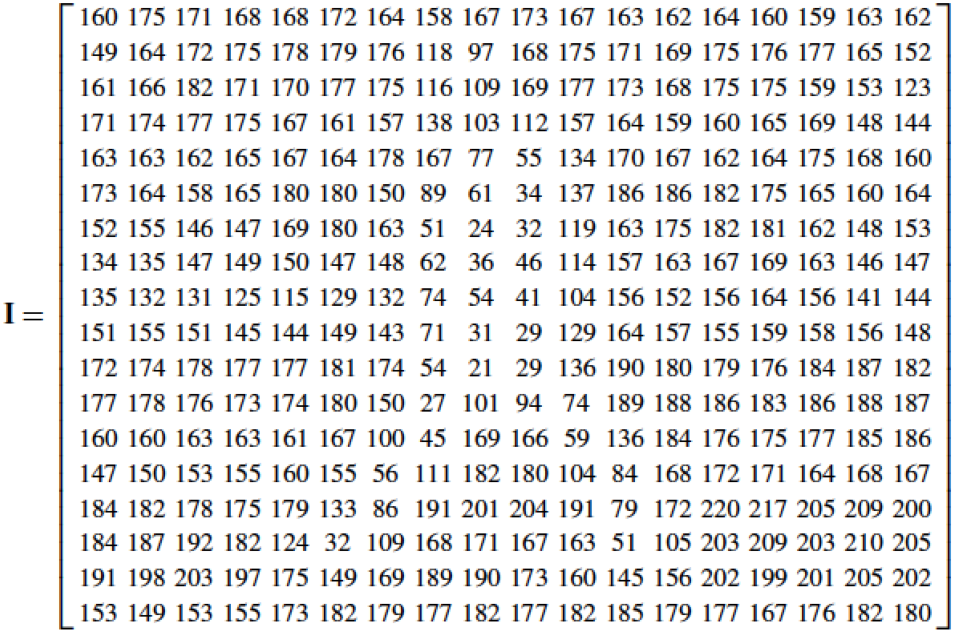
#> input picture assets/ill-posed/input-pixel-values.png, 1908 x 1265 px (shown at 1/2 size)
$ python make_figures.py ../ill-posed/input-pixel-values.png ../ill-posed/input-what-we-see.png
#> lines starting #> are read from the running program, lines starting #| are printed output that depends on the picture
"""Figures for metamers.html. Run: python make_figures.py <crop.jpg> <cone_csv>

<crop.jpg>  day02/assets/one-photo/crop.jpg (Shixart1985, CC BY 2.0; see SOURCES.md)
<cone_csv>  Stockman & Sharpe (2000) 2-deg cone fundamentals, linear energy, 5 nm:
            http://www.cvrl.org/database/data/cones/linss2_10e_5.csv

Writes coffee.jpg (the photo), coffee-pixels.jpg (pixels shuffled: same histogram),
coffee-spectrum.jpg (phase scrambled: same amplitude spectrum) and cones.json (L, M, S at 5 nm)."""
import json, sys
import numpy as np
from PIL import Image

crop, cones = sys.argv[1], sys.argv[2]
rng = np.random.default_rng(0)
img = Image.open(crop).convert('RGB').resize((320, 320), Image.LANCZOS)
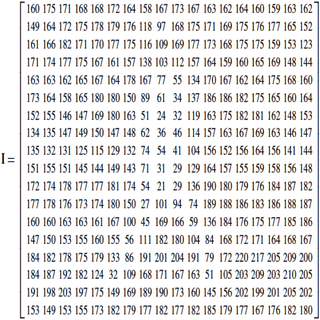
#> img: PIL image 320x320 RGB; mean R, G, B 226.4, 226.3, 226.7
x = np.asarray(img).astype(float)
img.save('coffee.jpg', quality=90)

# 1. Same pixels, shuffled: identical histogram (first-order statistics).
flat = x.reshape(-1, 3)
Image.fromarray(flat[rng.permutation(len(flat))].reshape(x.shape).astype(np.uint8)).save('coffee-pixels.jpg', quality=90)
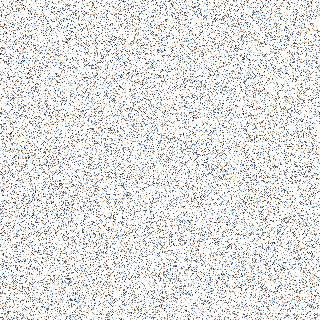
#> saved as coffee-pixels.jpg: PIL image 320x320 RGB; mean R, G, B 226.4, 226.3, 226.7

# 2. Same amplitude spectrum, random phase (second-order statistics); one phase for all channels.
phase = np.angle(np.fft.fft2(rng.standard_normal(x.shape[:2])))
out = np.empty_like(x)
for c in range(3):
    F = np.fft.fft2(x[..., c])
    o = np.real(np.fft.ifft2(np.abs(F) * np.exp(1j * phase)))
    out[..., c] = (o - o.mean()) / o.std() * x[..., c].std() + x[..., c].mean()   # keep each channel's mean and contrast
#> this loop made 3 passes
#> pass 1, `o = np.real(np.fft.ifft2(np.abs(F) * np.exp(1j * phase)))`:
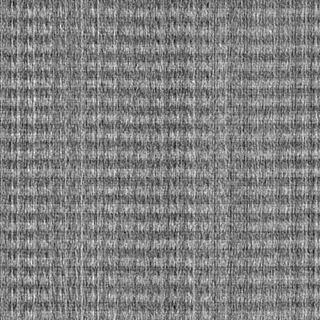
#> o: shape (320, 320) float64; min -459.9, max 1.67, mean -226.4; drawn with min black and max white
Image.fromarray(np.clip(out, 0, 255).astype(np.uint8)).save('coffee-spectrum.jpg', quality=90)
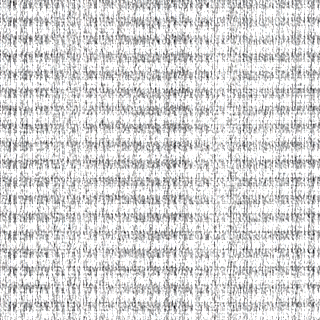
#> saved as coffee-spectrum.jpg: PIL image 320x320 RGB; mean R, G, B 215.6, 215.5, 216.1

# 3. Cone fundamentals for the color mixer, 390-780 nm.
#> (the run stopped early here; a loop or call above may not have finished)

$ run again, on assets/ill-posed/line-drawing-ambiguity-nocaption.png
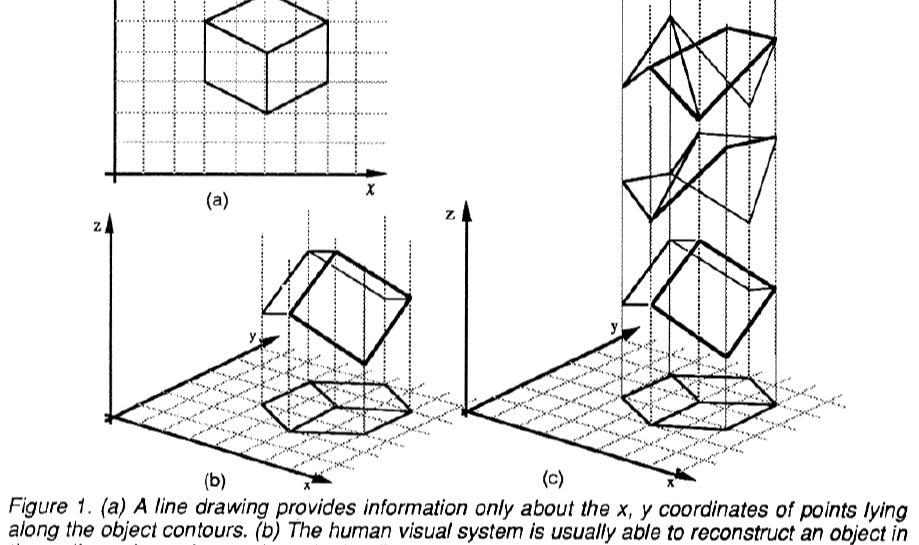
#> input picture assets/ill-posed/line-drawing-ambiguity-nocaption.png, 919 x 545 px
#> the loop `for c in range(3):` made 3 passes
#> pass 1, `o = np.real(np.fft.ifft2(np.abs(F) * np.exp(1j * phase)))`:
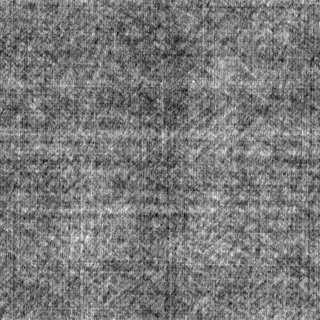
#> o: shape (320, 320) float64; min -445.4, max -6.61, mean -236; drawn with min black and max white
#> `Image.fromarray(np.clip(out, 0, 255).astype(np.uint8)).save('coffee-sp..`:
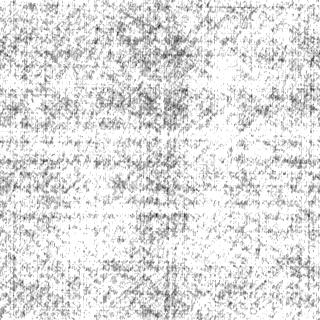
#> saved as coffee-spectrum.jpg: PIL image 320x320 RGB; min 26, max 255, mean 224
